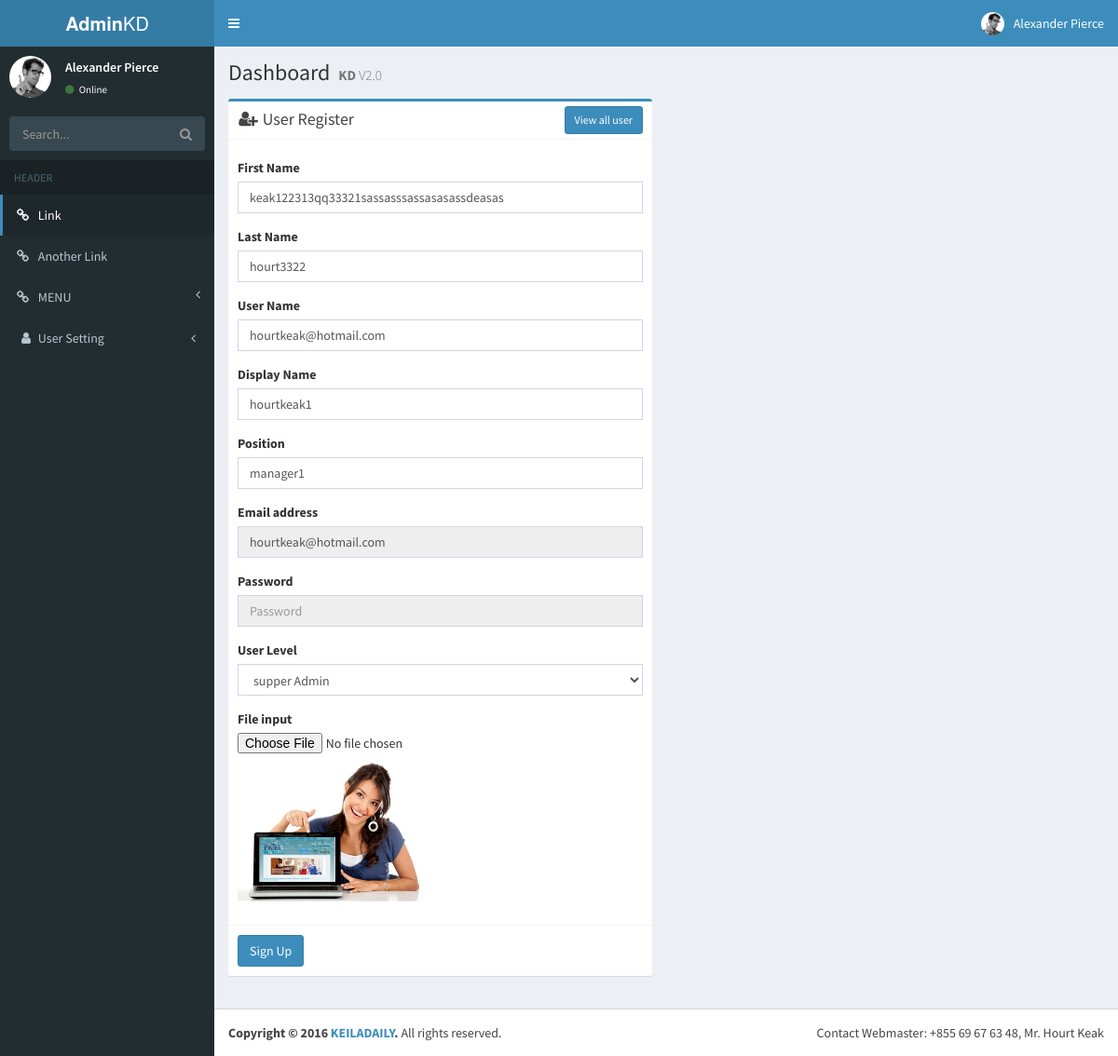
Screenshot of /kd-admin.php?page=user&action=edit&uid=8 (signed in) with the database file from the repository.
### tables this page shows
CREATE TABLE IF NOT EXISTS `tbl_users` (
  `userID` int(11) NOT NULL AUTO_INCREMENT,
  `userName` varchar(100) NOT NULL,
  `userEmail` varchar(100) NOT NULL,
  `userPass` varchar(100) NOT NULL,
  `saltPass` char(128) NOT NULL DEFAULT '0',
  `userStatus` enum('Y','N') NOT NULL DEFAULT 'N',
  `tokenCode` varchar(100) NOT NULL,
  `firstName` varchar(50) DEFAULT NULL,
  `LastName` varchar(50) DEFAULT NULL,
  `displayName` varchar(50) DEFAULT NULL,
  `position` varchar(50) DEFAULT NULL,
  `level` int(1) NOT NULL DEFAULT '0',
  `userPhoto` varchar(200) DEFAULT NULL,
  `create_date` datetime NOT NULL DEFAULT CURRENT_TIMESTAMP,
  PRIMARY KEY (`userID`),
  UNIQUE KEY `userEmail` (`userEmail`)
);

### admin/class.user.php (called while the page is built, shortened)
<?php
class USER
{
	private $conn;
	public function __construct()
	{
		$database = new Database();
		$db = $database->dbConnection();
		$this->conn = $db;
    }
	public function runQuery($sql)
	{
		$stmt = $this->conn->prepare($sql);
		return $stmt;
	}
}

### admin/user_register.php (the view, shortened to what this page needs)
<?php
if(isset($_POST['btn-signup']))
{
  $uname = trim($_POST['txtuname']);
  $email = trim($_POST['txtemail']);
  $upass = trim($_POST['txtpass']);
  $code = md5(uniqid(rand()));
  $fname = trim($_POST['txtfname']);
  $lname = trim($_POST['txtlname']);
  $dname = trim($_POST['txtdname']);
  $position = trim($_POST['txtposition']);
  $ulevel = trim($_POST['txtlevel']);
  $uphoto = $_FILES["txtuphoto"]["name"];
  $stmt = $user_home->runQuery("SELECT * FROM tbl_users WHERE userEmail=:email_id");
  $stmt->execute(array(":email_id"=>$email));
  $row = $stmt->fetch(PDO::FETCH_ASSOC);
  if($stmt->rowCount() > 0)
  {
    $msg = "
          <div class='alert alert-error'>
        <button class='close' data-dismiss='alert'>&times;</button>
          <strong>Sorry !</strong>  email allready exists , Please Try another one
        </div>
        ";
  }
  else
  {
    if($user_home->register($email, $uname, $upass,$code,$fname, $lname, $dname, $position, $ulevel, $uphoto))
    {
      $target_dir_thumnail = 'img/user/';
      $img_smg_s=uploadImage($target_dir_thumnail, 'txtuphoto');
      $id = $user_home->lasdID();
      $key = base64_encode($id);
      $id = $key;
      $message = "
            Hello $uname,
            <br /><br />
            Welcome to Coding Cage!<br/>
            To complete your registration  please , just click following link<br/>
            <br /><br />
            <a href='http://localhost/keiladialy/project/keiladialy/verify.php?id=$id&code=$code'>Click HERE to Activate :)</a>
            <br /><br />
            Thanks,";
      $subject = "Confirm Registration";
      $user_home->send_mail($email,$message,$subject);
      $msg = "
          <div class='alert alert-success'>
            <button class='close' data-dismiss='alert'>&times;</button>
            <strong>Success!</strong>  We've sent an email to $email.
                    Please click on the confirmation link in the email to create your account.
            </div>
          ";
    }
    else
    {
      echo "sorry , Query could no execute...";
    }
  }
}elseif(@$_REQUEST['action']=='edit') {
  $stmt_user = $user_home->runQuery("SELECT * FROM tbl_users WHERE userID=:uid");
  $stmt_user->execute(array(":uid"=>$_REQUEST['uid']));
  $row_user = $stmt_user->fetch(PDO::FETCH_ASSOC);
}
?>
<div class="row">
  <div class="col-md-6">
    <div class="box box-primary">
      <div class="box-header with-border">
        <h3 class="box-title"><i class="fa fa-fw fa-user-plus"></i> User Register</h3>
         <div class="box-tools pull-right">
           <a href="kd-admin.php?page=user_list" class="btn btn-block btn-primary btn-sm">View all user </a>
          </div>
      </div>
      <div style="padding-top:10px;">
          <div class="col-md-12">
          </div>
        </div>
      <form role="form" method="post" enctype="multipart/form-data" action="<?php if(isset($_REQUEST['action'])){ echo 'kd-admin.php?page=user&action=update';}else{ echo "kd-admin.php?page=user"; }?>">
        <div class="box-body">
           <div class="form-group">
            <label for="exampleInputEmail1">First Name</label>
            <input type="text" class="form-control"  name="txtfname" value="<?php echo @$row_user['firstName'];?>" placeholder="Enter first name" >
          </div>
          <div class="form-group">
            <label for="exampleInputEmail1">Last Name</label>
            <input type="text" class="form-control"  name="txtlname" placeholder="Enter last name" value="<?php echo @$row_user['LastName'];?>">
          </div>
          <div class="form-group">
            <label for="exampleInputEmail1">User Name</label>
             <input type="text" class="form-control" name="txtuname"  placeholder="Email address" value="<?php echo @$row_user['userName'];?>"  required />
          </div>
           <div class="form-group">
            <label for="exampleInputEmail1">Display Name</label>
            <input type="text" class="form-control"  name="txtdname" placeholder="Enter Display Name" value="<?php echo @$row_user['displayName'];?>">
          </div>
            <div class="form-group">
            <label for="exampleInputEmail1">Position</label>
            <input type="text" class="form-control" name="txtposition" placeholder="Enter position" value="<?php echo @$row_user['position'];?>">
          </div>
          <div class="form-group">
            <label for="exampleInputEmail1">Email address</label>
               <input type="email" class="form-control" placeholder="Email address" name="txtemail" value="<?php echo @$row_user['userEmail'];?>" <?php if(isset($_REQUEST['action'])){?> disabled="disabled"<?php } ?> required />
          </div>
          <div class="form-group">
            <label for="exampleInputPassword1">Password</label>
            <input type="password" class="form-control" placeholder="Password" name="txtpass" <?php if(isset($_REQUEST['action'])){?> disabled="disabled"<?php } ?> required />
          </div>
          <div class="form-group">
                  <label>User Level</label>
                  <select class="form-control" name="txtlevel">
                    <?php if(@$row_user['level']==1){?>
                    <option value="1" selected="selected">supper Admin</option>
                    <?php }elseif (@$row_user['level']==2) {?>
                      <option value="1">supper Admin</option>
                      <option value="2" selected="selected">Admin</option>
                      <option value="3">user</option>
                     <?php }elseif (@$row_user['level']==3) {?>
                      <option value="1">supper Admin</option>
                      <option value="2">Admin</option>
                      <option value="3" selected="selected">user</option>
                    <?php }else{ ?>
                        <option value="1">supper Admin</option>
                      <option value="2">Admin</option>
                      <option value="3">user</option>
                      <?php } ?>
                  </select>
                </div>
          <div class="form-group">
            <label for="exampleInputFile">File input</label>
            <input type="file" name="txtuphoto">
              <?php if (@$row_user['userPhoto']!=null){ ?>
                    <img src="img/user/<?php echo $row_user['userPhoto']; ?>" style="width:200px; margin-top:10px;">
                <?php
                  }else{
                ?>
            <p class="help-block">Upload you image profile.</p>
            <?php } ?>
          </div>
        </div>
        <div class="box-footer">
          <button type="submit" class="btn btn-primary" name="<?php if (isset($_REQUEST['action'])){echo "btn-update";}else{echo 'btn-signup';}?>">Sign Up</button>
        </div>
      </form>
    </div>
  </div>
<div class="row">

### rows the page displays
tbl_users: txtfname "keak122313qq33321sassasssassasasassdeasas", txtlname "hourt3322", txtuname "hourtkeak@hotmail.com", txtdname "hourtkeak1", txtposition "manager1", txtemail "hourtkeak@hotmail.com", txtlevel "supper Admin", userPhoto (picture)
